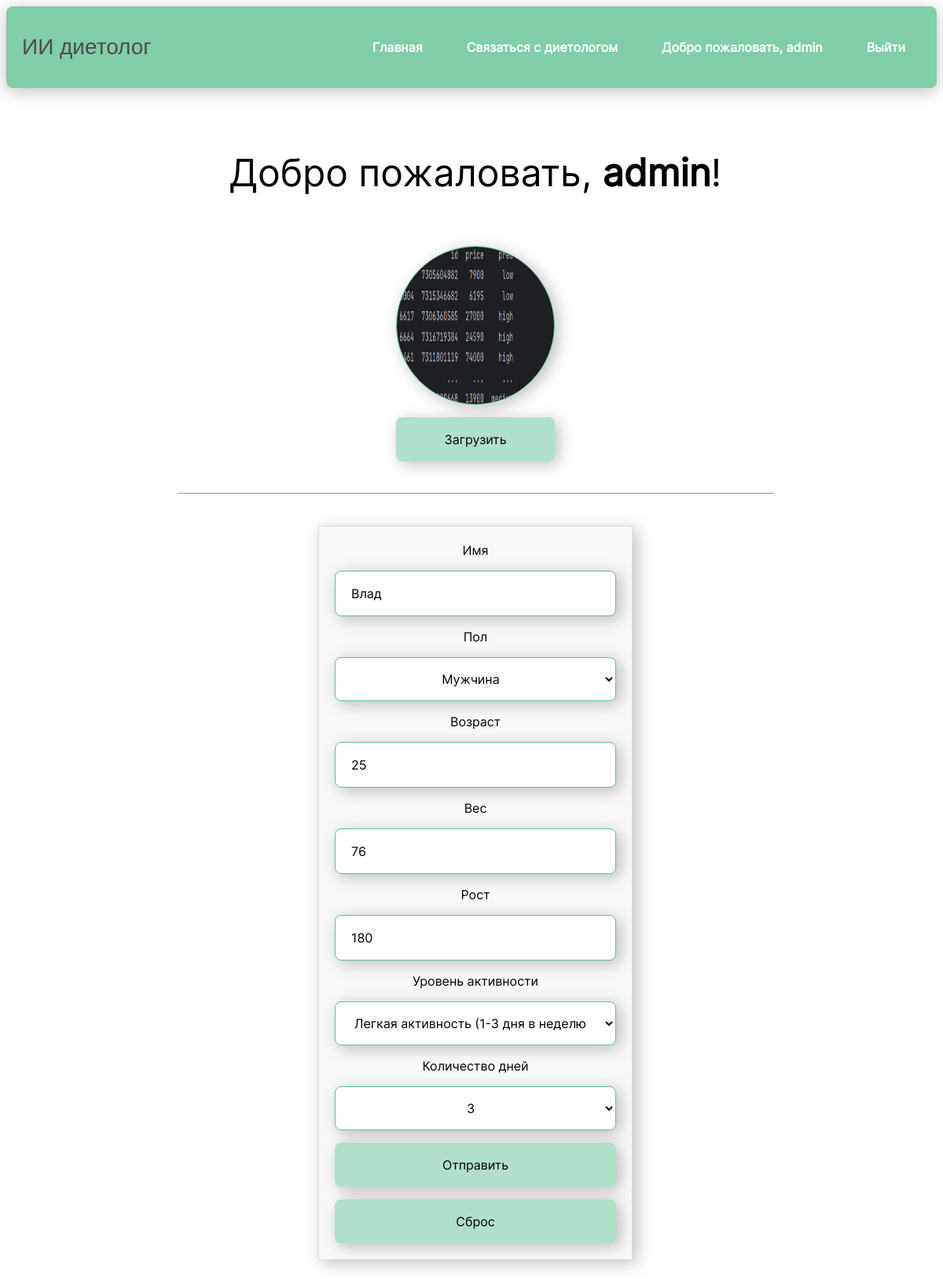
/me/ (signed in), run on the app's committed database.
### home/models.py (models this page shows, shortened)
class Details(models.Model):
    class Meta:
        verbose_name_plural = "Details"
    gender_choices = [
        ("Мужчина", "Мужчина"),
        ("Женщина", "Женщина"),
    ]
    activity_choices = [
        (
            "Сидячий (мало или отсутствует физическая активность)",
            "Сидячий (мало или отсутствует физическая активность)",
        ),
        (
            "Легкая активность (1-3 дня в неделю)",
            "Легкая активность (1-3 дня в неделю)",
        ),
        (
            "Умеренная активность (3-5 дней в неделю)",
            "Умеренная активность (3-5 дней в неделю)",
        ),
        ("Очень активный (6-7 дней в неделю)", "Очень активный (6-7 дней в неделю)"),
        ("Супер активный (два раза в день)", "Супер активный (два раза в день)"),
    ]
    number_of_days_choices = [
        (1, 1),
        (3, 3),
        (7, 7),
    ]
    user = models.OneToOneField(
        User, on_delete=models.CASCADE, related_name="details", null=True
    )
    name = models.CharField(max_length=100, blank=True, null=True)
    gender = models.CharField(choices=gender_choices, max_length=100)
    weight = models.IntegerField(blank=True, null=True)
    height = models.IntegerField(blank=True, null=True)
    age = models.IntegerField(blank=True, null=True)
    activity = models.CharField(
        choices=activity_choices, max_length=100, blank=True, null=True
    )
    number_of_days = models.IntegerField(
        choices=number_of_days_choices, blank=True, null=True
    )
    user_photo = models.ImageField(upload_to="user_photo", blank=True)

### home/views.py (the view, shortened to what this page needs)
# urls.py: re_path("^me/$", views.me, name="me"),
def me(request):
    if not request.user.is_authenticated:
        return redirect("login")
    details, _ = Details.objects.get_or_create(user=request.user)
    form_detail = forms.DetailForm(instance=details, user=request.user)
    form_photo = forms.UserPhotoForm()
    context = {
        "form": form_detail,
        "form_photo": form_photo,
        "user_photo": details.user_photo,
    }
    return render(request, "me.html", context=context)

### home/forms.py
class UserPhotoForm(forms.Form):
    user_photo = forms.ImageField(
        required=False,
        label="Фото",
        widget=forms.FileInput(),
    )

### home/templates/me.html (shortened to what this page needs)
{% extends 'base.html' %}
{% block content %}
  <div class="container-756">
    <h1>Добро пожаловать, <strong>{{ request.user.username }}</strong>!</h1>
    <form class="user_image_form" method="POST" action="#" enctype="multipart/form-data">
      <div class="form-group">
      <label for="{{ form_photo.user_photo.id_for_label }}">
        <img src="{% if user_photo %}{{ user_photo.url }}{% endif %}"
     class="user_photo"
     id="image-placeholder"
/>
      </label>
        <input type="submit" value="Загрузить" class="btn" />
      </div>
    </form>
    <hr>
    <div class="container-400">
      <form class="form_input_user_parameters" method="POST" action="#" id="details_form">
        <div class="form-group">
          <div class="form-group">
            <label id="name_label" for="id_name">Имя</label>
            {{ form.name }}
            <label id="gender_label" for="id_gender">Пол</label>
            {{ form.gender }}
            <label id="age_label" for="id_age">Возраст</label>
            {{ form.age }}
            <label id="weight_label" for="id_weight">Вес</label>
            {{ form.weight }}
            <label id="height_label" for="id_height">Рост</label>
            {{ form.height }}
            <label id="activity_label" for="id_activity">Уровень активности</label>
            {{ form.activity }}
            <label id="number_of_days_label" for="id_number_of_days">Количество дней</label>
            {{ form.number_of_days }}
          </div>
          <button type="submit" class="btn">Отправить</button>
          <button type="reset" class="btn">Сброс</button>
        </div>
      </form>
    </div>
  </div>
{% endblock %}

### home/templates/base.html (shortened to what this page needs)
<!DOCTYPE html>
<html lang="en">
  <head>
    {% load static %}
    <link rel="stylesheet" href="{% static 'css/style.css' %}" />
  </head>
  <body>
    <div class="main">
      <div class="nav-container">
        <nav>
          <a class="brand-text" href="{% url 'index' %}">ИИ диетолог</a>
          <ul>
            <li>
              <a href="{% url 'index' %}">Главная</a>
            </li>
            <li>
              <a href="{% url 'contact'%}">Связаться с диетологом</a>
            </li>
            {% if not request.user.is_authenticated %}
              <li>
                <a href="{% url 'login' %}">Аккаунт</a>
              </li>
            {% else %}
              <li>
                <a href="{% url 'me' %}">Добро пожаловать, {{ user.username }}</a>
              </li>
              <li>
                <a href="{% url 'logout' %}?next={{ request.path }}">Выйти</a>
              </li>
            {% endif %}
          </ul>
        </nav>
      </div>
      <div class="container-full">
        {% block content %}
        {% endblock %}
      </div>
    </div>
  </body>
</html>

### home/static/css/style.css (style rules this page uses)
h1 { color: #000; text-align: center; max-width: 100%; word-wrap: break-word; font-family: Inter; font-size: 48px; font-style: normal; font-weight: 400; line-height: normal; width: 100%; }
a { color: var(--Unnamed-Color, #39B278); font-family: Inter; font-size: 16px; font-style: normal; font-weight: 400; line-height: normal; text-decoration-line: underline; }
.brand-text { display: flex; text-decoration: none; color: #4d4c4c; max-width: 100%; word-wrap: break-word; font-family: Arial, Helvetica, sans-serif; font-size: 28px; font-style: normal; font-weight: 400; line-height: normal; width: 100%; }
.main { display: flex; width: 100; align-items: flex-start; justify-content: center; gap: 10px; }
.container-400 { display: flex; flex-direction: column; align-items: center; justify-content: center; gap: 16px; display: flex; max-width: 400px; width: 100%; }
.container-756 { display: flex; flex-direction: column; justify-content: center; align-items: center; gap: 32px; display: flex; max-width: 756px; width: 100%; }
.container-full { display: flex; padding: 150px 0px; justify-content: center; flex-direction: column; align-items: center; gap: 32px; width: 100%; }
.form_input_user_parameters { display: flex; max-width: 756px; padding: 20px; height: fit-content; flex-direction: column; align-items: center; gap: 48px; align-self: stretch; border: 1px solid #DDD; background: #F9F9F9; box-shadow: 5px 4px 20px 0px rgba(0, 0, 0, 0.25); }
.form_input_user_parameters input { font-family: Inter; font-size: 16px; font-style: normal; font-weight: 400; line-height: normal; box-shadow: 5px 4px 20px 0px rgba(0, 0, 0, 0.25); }
.form_input_user_parameters input[type="text"], .form_input_user_parameters input[type="number"] { display: flex; height: 56px; padding: 0px 20px; justify-content: center; align-items: center; align-self: stretch; border-radius: 8px; border: 1px solid var(--Unnamed-Color, #60C293); background: #FFF; box-shadow: 5px 4px 20px 0px rgba(0, 0, 0, 0.25); }
.form_input_user_parameters select { display: flex; height: 56px; padding: 0px 20px; justify-content: center; align-items: center; align-self: stretch; border-radius: 8px; border: 1px solid var(--Unnamed-Color, #60C293); background: #FFF; box-shadow: 5px 4px 20px 0px rgba(0, 0, 0, 0.25); color: #000; text-align: center; font-family: Inter; font-size: 16px; font-style: normal; font-weight: 400; line-height: normal; }
label { display: flex; flex-direction: column; justify-content: center; text-align: center; padding-bottom: -24px; font-family: Inter; font-size: 16px; gap: 8px; align-self: stretch; }
.form-group { display: flex; flex-direction: column; align-items: center; gap: 16px; align-self: stretch; }
.btn { display: flex; height: 56px; justify-content: center; align-items: center; align-self: stretch; border-radius: 8px; background: #B0E0C9; border: none; color: #000; text-align: center; cursor: pointer; font-family: Inter; font-size: 16px; font-style: normal; font-weight: 400; line-height: normal; box-shadow: 5px 4px 20px 0px rgba(0, 0, 0, 0.25); }
nav { display: flex; top: 8px; left: 8px; right: 8px; justify-content: center; position: fixed; align-items: center; padding: 20px 20px 20px 20px; min-height: 64px; background: rgba(96, 194, 147, 0.8); border-radius: 8px; box-shadow: 0px 4px 20px 0px rgba(0, 0, 0, 0.25); }
nav ul { list-style-type: none; display: flex; flex: 1; justify-content: flex-start; align-items: center; gap: 16px; }
nav ul li a { text-decoration: none; color: white; font-weight: bold; transition: color 0.3s ease-in-out; text-wrap: nowrap; padding: 0px 20px; }
hr { background: #9E9E9E; display: flex; height: 0.1; width: 100%; align-self: stretch; }
.user_photo { display: flex; height: 200px; width: 200px; justify-content: center; align-items: center; border-radius: 50%; border: 1px solid var(--Unnamed-Color, #60C293); background: url('/static/images/user_photo.png'); box-shadow: 5px 4px 20px 0px rgba(0, 0, 0, 0.25); background-size: cover; background-position: center; overflow: hidden; }
.user_image_form { display: flex; flex-direction: column; align-items: center; }

### data on the page
Details: name "Влад", gender "Мужчина", age "25", weight "76", height "180", activity "Легкая активность (1-3 дня в неделю)", number_of_days "3"

### other printed values
{{ user.username }} "admin"
{{ request.user.username }} "admin"
